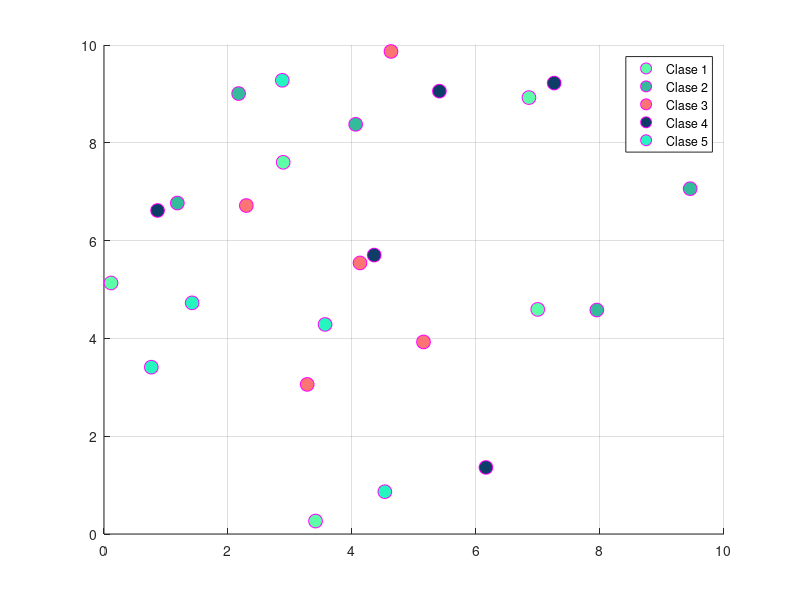

This figure's MATLAB source:
clear all
clc
format long;

fileMatsCvHalanobis = fopen('./halanobisCrossVaidation.txt','w');
fileMatsCvEuclidean = fopen('./EuclidianCrossVaidation.txt','w');
fileMatsCvBayes = fopen('./BayesCrossVaidation.txt','w');
fileMatsCvKnn = fopen('./KnnCrossVaidation.txt','w');
porcentajesFinales = fopen('./pFinales.txt','wt');
%generando las clases
Cclases=input('¿cuantas clases quieres? ');
Celementos=input('¿cuantos elementos por clase? ');
cx = zeros(Cclases,Celementos);
cy = zeros(Cclases,Celementos);
aux = zeros(2,Celementos);

for i=1:Cclases   
    vx=input('dame la coordenada del origen del circulo en x: ');
    vy=input('dame la coordenada del origen del circulo en y: ');
    vector=[vx;vy];
    R=input('Radio del circulo ');
    t = 2*pi*rand(1,Celementos);
    r = R*sqrt(rand(1,Celementos));       
    cx(i,:) = vx + r.*cos(t);
    cy(i,:) = vy + r.*sin(t); 
end


%aqui voy a concatenar las 3 matrices de confusion de 5x5 correspondiente a
%cada metodo de entrenamiento correspondiste para cada clasificador
matsConfEndDistMinima = [];
matsConfEndBayes = [];
matsConfEndHalanobis = [];
matsConfEndKnn = [];

clc;
colors = ['b','g','r','c','m','y','k','w'];
color = 1;

figure(1)
grid on
hold on
for i=1:Cclases
    plot(cx(i,:),cy(i,:),'mo','MarkerFaceColor',[rand, rand, rand],'MarkerSize', 10)
end
legend(arrayfun(@(mode) sprintf('Clase %d', mode), 1:size(cx, 2), 'UniformOutput', false))

matsConfEndDistMinima = [];
matsConfEndBayes = [];
matsConfEndHalanobis = [];
matsConfEndKnn = [];

clasificador = input('Introduce el clasificador que desee evaluear: \n 1: Euclidiano \n 2: Mahalanobis \n 3: Bayes \n 4: Kn \n R:');
switch clasificador
    %Euclidiano
    case 1
        matConfusionR = zeros(Cclases,Cclases);
        matConfusionCV = zeros(Cclases,Cclases);
        matConfusionHO = zeros(Cclases,Cclases);
        %RESTITUCION
        for n = 1: Cclases
            %puntos aleatorion n
            puntos = randi(Celementos,1,Celementos);
            %for de prueba con cada uno de los 100 puntos
            for j=1:Celementos
                %fprintf("Estoy ptobando 100 puntos para clase %d\n",i);
                %punto a analizar
                x=cx(n,puntos(j));
                y=cy(n,puntos(j));
                vector=[x;y];
                for p=1:Cclases
                    aux(1,:)=cx(p,:);
                    aux(2,:)=cy(p,:);
                    media=mean(aux,2);
                    distancia(p)=norm(media-vector);
                end
                minima=min(min(distancia));
                valor=find(distancia==minima);
                matConfusionR(n,valor) = matConfusionR(n,valor)+1;
            end
        end
        %MITAD
        for n = 1: Cclases
            %puntos aleatorion n
            puntos = randi(Celementos,1,round(Celementos/2));
            %for de prueba con cada uno de los 99 puntos
            for j=1:round(Celementos/2)
                %fprintf("Estoy ptobando 99 puntos para clase %d\n",i);
                %punto a analizar
                x=cx(n,puntos(j));
                y=cy(n,puntos(j));
                vector=[x;y];
                for p=1:Cclases
                    aux(1,:)=cx(p,:);
                    aux(2,:)=cy(p,:);
                    media=mean(aux,2);
                    distancia(p)=norm(media-vector);
                end
                minima=min(min(distancia));
                valor=find(distancia==minima);
                matConfusionCV(n,valor) = matConfusionCV(n,valor)+1;
            end
        end
        %HOLD IN ONE
        for n = 1: Cclases
            %puntos aleatorion n
            puntos = randi(Celementos,1,Celementos-1);
            %for de prueba con cada uno de los 50 puntos
            for j=1:Celementos-1
                %fprintf("Estoy ptobando 100 puntos para clase %d\n",i);
                %punto a analizar
                x=cx(n,puntos(j));
                y=cy(n,puntos(j));
                vector=[x;y];
                for p=1:Cclases
                    aux(1,:)=cx(p,:);
                    aux(2,:)=cy(p,:);
                    media=mean(aux,2);
                    distancia(p)=norm(media-vector);
                end
                minima=min(min(distancia));
                valor=find(distancia==minima);
                matConfusionHO(n,valor) = matConfusionHO(n,valor)+1;
            end
        end
        
        efficientR = ((trace(matConfusionR)/Cclases)/Celementos)*100;
        efficientCV = ((trace(matConfusionCV)/Cclases)/(round(Celementos/2)))*100;
        efficientHO = ((trace(matConfusionHO)/Cclases)/(Celementos-1))*100;
        fprintf("Resultados distancia minima \n");
        fprintf("- - - - - - - - - - - - - - \n");
        fprintf("Restitucion \n");
        fprintf(" - - - - - - - Matriz - - - - - - -\n");
        disp(matConfusionR);
        fprintf(" - - - - - - - Eficiencia - - - - - - -\n");
        disp(efficientR);
        fprintf("Mitad \n");
        fprintf(" - - - - - - - Matriz - - - - - - -\n");
        disp(matConfusionCV);
        fprintf(" - - - - - - - Eficiencia - - - - - - -\n");
        disp(efficientCV)
        fprintf("Hold in One \n");
        fprintf(" - - - - - - - Matriz - - - - - - -\n");
        disp(matConfusionHO);
        fprintf(" - - - - - - - Eficiencia - - - - - - -\n");
        disp(efficientHO)
        %Mahalanobis
    case 2
        matConfusionR = zeros(Cclases,Cclases);
        matConfusionCV = zeros(Cclases,Cclases);
        matConfusionHO = zeros(Cclases,Cclases);
        %RESTITUCION
        for n = 1: Cclases
            %puntos aleatorion n
            puntos = randi(Celementos,1,Celementos);
            %for de prueba con cada uno de los 100 puntos
            for j=1:Celementos

                %punto a analizar
                x=cx(n,puntos(j));
                y=cy(n,puntos(j));
                vector=[x;y];
                for p=1:Cclases
                    aux(1,:)=cx(p,:);
                    aux(2,:)=cy(p,:);
                    media=mean(aux,2);
                    cov=(aux-media)*(aux-media)';
                    icov=inv(cov);
                    distancia(p)=(vector-media)'*icov*(vector-media);
                end
                minima=min(min(distancia));
                valor=find(distancia==minima);
                matConfusionR(n,valor) = matConfusionR(n,valor)+1;
            end
        end
        %MITAD
        for n = 1: Cclases
            %puntos aleatorion n
            puntos = randi(Celementos,1,round(Celementos/2));
            %for de prueba con cada uno de los 99 puntos
            for j=1:round(Celementos/2)
                %fprintf("Estoy ptobando 99 puntos para clase %d\n",i);
                %punto a analizar
                x=cx(n,puntos(j));
                y=cy(n,puntos(j));
                vector=[x;y];
                for p=1:Cclases
                    aux(1,:)=cx(p,:);
                    aux(2,:)=cy(p,:);
                    media=mean(aux,2);
                    cov=(aux-media)*(aux-media)';
                    icov=inv(cov);
                    distancia(p)=(vector-media)'*icov*(vector-media);
                end
                minima=min(min(distancia));
                valor=find(distancia==minima);
                matConfusionCV(n,valor) = matConfusionCV(n,valor)+1;
            end
        end
        %HOLD IN ONE
        for n = 1: Cclases
            %puntos aleatorion n
            puntos = randi(Celementos,1,Celementos-1);
            %for de prueba con cada uno de los 50 puntos
            for j=1:Celementos-1
                %fprintf("Estoy ptobando 100 puntos para clase %d\n",i);
                %punto a analizar
                x=cx(n,puntos(j));
                y=cy(n,puntos(j));
                vector=[x;y];
                for p=1:Cclases
                    aux(1,:)=cx(p,:);
                    aux(2,:)=cy(p,:);
                    media=mean(aux,2);
                    cov=(aux-media)*(aux-media)';
                    icov=inv(cov);
                    distancia(p)=(vector-media)'*icov*(vector-media);
                end
                minima=min(min(distancia));
                valor=find(distancia==minima);
                matConfusionHO(n,valor) = matConfusionHO(n,valor)+1;
            end
        end
        
        efficientR = ((trace(matConfusionR)/Cclases)/Celementos)*100;
        efficientCV = ((trace(matConfusionCV)/Cclases)/(round(Celementos/2)))*100;
        efficientHO = ((trace(matConfusionHO)/Cclases)/(Celementos-1))*100;
        fprintf("Resultados Mahalanobis \n");
        fprintf("- - - - - - - - - - - - - - \n");
        fprintf("Restitucion \n");
        fprintf(" - - - - - - - Matriz - - - - - - -\n");
        disp(matConfusionR);
        fprintf(" - - - - - - - Eficiencia - - - - - - -\n");
        disp(efficientR);
        fprintf("Mitad \n");
        fprintf(" - - - - - - - Matriz - - - - - - -\n");
        disp(matConfusionCV);
        fprintf(" - - - - - - - Eficiencia - - - - - - -\n");
        disp(efficientCV)
        fprintf("Hold in One \n");
        fprintf(" - - - - - - - Matriz - - - - - - -\n");
        disp(matConfusionHO);
        fprintf(" - - - - - - - Eficiencia - - - - - - -\n");
        disp(efficientHO)
    case 3
        matConfusionR = zeros(Cclases,Cclases);
        matConfusionCV = zeros(Cclases,Cclases);
        matConfusionHO = zeros(Cclases,Cclases);
        %RESTITUCION
        for n = 1: Cclases
            %puntos aleatorion n
            puntos = randi(Celementos,1,Celementos);
            %for de prueba con cada uno de los 100 puntos
            for j=1:Celementos

                %punto a analizar
                x=cx(n,puntos(j));
                y=cy(n,puntos(j));
                vector=[x;y];
                %aqui empieza el clasificador
                for p=1:Cclases 
                    aux(1,:)=cx(p,:);
                    aux(2,:)=cy(p,:);
                    media=mean(aux,2);
                    cov=(aux-media)*(aux-media)';
                    icov=inv(cov);
                    distancia(p)=(vector-media)'*icov*(vector-media);
                end
                minima=min(min(distancia));
                valor=find(distancia==minima);
                %aqui termina el clasificador
                matConfusionR(n,valor) = matConfusionR(n,valor)+1;
            end
        end
        %MITAD
        for n = 1: Cclases
            %puntos aleatorion n
            puntos = randi(Celementos,1,round(Celementos/2));
            %for de prueba con cada uno de los 99 puntos
            for j=1:round(Celementos/2)
                %fprintf("Estoy ptobando 99 puntos para clase %d\n",i);
                %punto a analizar
                x=cx(n,puntos(j));
                y=cy(n,puntos(j));
                vector=[x;y];
                %aqui empieza el clasificador
                for p=1:Cclases 
                    aux(1,:)=cx(p,:);
                    aux(2,:)=cy(p,:);
                    media=mean(aux,2);
                    cov=(aux-media)*(aux-media)';
                    icov=inv(cov);
                    distancia(p)=(vector-media)'*icov*(vector-media);
                end
                minima=min(min(distancia));
                valor=find(distancia==minima);
                %aqui termina el clasificador
                matConfusionCV(n,valor) = matConfusionCV(n,valor)+1;
            end
        end
        %HOLD IN ONE
        for n = 1: Cclases
            %puntos aleatorion n
            puntos = randi(Celementos,1,Celementos-1);
            %for de prueba con cada uno de los 50 puntos
            for j=1:Celementos-1
                %fprintf("Estoy ptobando 100 puntos para clase %d\n",i);
                %punto a analizar
                x=cx(n,puntos(j));
                y=cy(n,puntos(j));
                vector=[x;y];
                %aqui empieza el clasificador
                for p=1:Cclases 
                    aux(1,:)=cx(p,:);
                    aux(2,:)=cy(p,:);
                    media=mean(aux,2);
                    cov=(aux-media)*(aux-media)';
                    icov=inv(cov);
                    distancia(p)=(vector-media)'*icov*(vector-media);
                end
                minima=min(min(distancia));
                valor=find(distancia==minima);
                %aqui termina el clasificador
                matConfusionHO(n,valor) = matConfusionHO(n,valor)+1;
            end
        end
        
        efficientR = ((trace(matConfusionR)/Cclases)/Celementos)*100;
        efficientCV = ((trace(matConfusionCV)/Cclases)/(round(Celementos/2)))*100;
        efficientHO = ((trace(matConfusionHO)/Cclases)/(Celementos-1))*100;
        fprintf("Resultados Bayes \n");
        fprintf("- - - - - - - - - - - - - - \n");
        fprintf("Restitucion \n");
        fprintf(" - - - - - - - Matriz - - - - - - -\n");
        disp(matConfusionR);
        fprintf(" - - - - - - - Eficiencia - - - - - - -\n");
        disp(efficientR);
        fprintf("Mitad \n");
        fprintf(" - - - - - - - Matriz - - - - - - -\n");
        disp(matConfusionCV);
        fprintf(" - - - - - - - Eficiencia - - - - - - -\n");
        disp(efficientCV)
        fprintf("Hold in One \n");
        fprintf(" - - - - - - - Matriz - - - - - - -\n");
        disp(matConfusionHO);
        fprintf(" - - - - - - - Eficiencia - - - - - - -\n");
        disp(efficientHO)
    case 4
        matConfusionR = zeros(Cclases,Cclases);
        matConfusionCV = zeros(Cclases,Cclases);
        matConfusionHO = zeros(Cclases,Cclases);
        %RESTITUCION
        for n = 1: Cclases
            %puntos aleatorion n
            puntos = randi(Celementos,1,Celementos);
            %for de prueba con cada uno de los 100 puntos
            for j=1:Celementos

                %punto a analizar
                x=cx(n,puntos(j));
                y=cy(n,puntos(j));
                vector=[x;y];
                %aqui empieza el clasificador
                for p=1:Cclases 
                    aux(1,:)=cx(p,:);
                    aux(2,:)=cy(p,:);
                    media=mean(aux,2);
                    cov=(aux-media)*(aux-media)';
                    icov=inv(cov);
                    distancia(p)=(vector-media)'*icov*(vector-media);
                end
                minima=min(min(distancia));
                valor=find(distancia==minima);
                %aqui termina el clasificador
                matConfusionR(n,valor) = matConfusionR(n,valor)+1;
            end
        end
        %MITAD
        for n = 1: Cclases
            %puntos aleatorion n
            puntos = randi(Celementos,1,round(Celementos/2));
            %for de prueba con cada uno de los 99 puntos
            for j=1:round(Celementos/2)
                %fprintf("Estoy ptobando 99 puntos para clase %d\n",i);
                %punto a analizar
                x=cx(n,puntos(j));
                y=cy(n,puntos(j));
                vector=[x;y];
                %aqui empieza el clasificador
                for p=1:Cclases 
                    aux(1,:)=cx(p,:);
                    aux(2,:)=cy(p,:);
                    media=mean(aux,2);
                    cov=(aux-media)*(aux-media)';
                    icov=inv(cov);
                    distancia(p)=(vector-media)'*icov*(vector-media);
                end
                minima=min(min(distancia));
                valor=find(distancia==minima);
                %aqui termina el clasificador
                matConfusionCV(n,valor) = matConfusionCV(n,valor)+1;
            end
        end
        %HOLD IN ONE
        for n = 1: Cclases
            %puntos aleatorion n
            puntos = randi(Celementos,1,Celementos-1);
            %for de prueba con cada uno de los 50 puntos
            for j=1:Celementos-1
                %fprintf("Estoy ptobando 100 puntos para clase %d\n",i);
                %punto a analizar
                x=cx(n,puntos(j));
                y=cy(n,puntos(j));
                vector=[x;y];
                %aqui empieza el clasificador
                for p=1:Cclases 
                    aux(1,:)=cx(p,:);
                    aux(2,:)=cy(p,:);
                    media=mean(aux,2);
                    cov=(aux-media)*(aux-media)';
                    icov=inv(cov);
                    distancia(p)=(vector-media)'*icov*(vector-media);
                end
                minima=min(min(distancia));
                valor=find(distancia==minima);
                %aqui termina el clasificador
                matConfusionHO(n,valor) = matConfusionHO(n,valor)+1;
            end
        end
        
        efficientR = ((trace(matConfusionR)/Cclases)/Celementos)*100;
        efficientCV = ((trace(matConfusionCV)/Cclases)/(round(Celementos/2)))*100;
        efficientHO = ((trace(matConfusionHO)/Cclases)/(Celementos-1))*100;
        fprintf("Resultados KNN \n");
        fprintf("- - - - - - - - - - - - - - \n");
        fprintf("Restitucion \n");
        fprintf(" - - - - - - - Matriz - - - - - - -\n");
        disp(matConfusionR);
        fprintf(" - - - - - - - Eficiencia - - - - - - -\n");
        disp(efficientR);
        fprintf("Mitad \n");
        fprintf(" - - - - - - - Matriz - - - - - - -\n");
        disp(matConfusionCV);
        fprintf(" - - - - - - - Eficiencia - - - - - - -\n");
        disp(efficientCV)
        fprintf("Hold in One \n");
        fprintf(" - - - - - - - Matriz - - - - - - -\n");
        disp(matConfusionHO);
        fprintf(" - - - - - - - Eficiencia - - - - - - -\n");
        disp(efficientHO)
end





